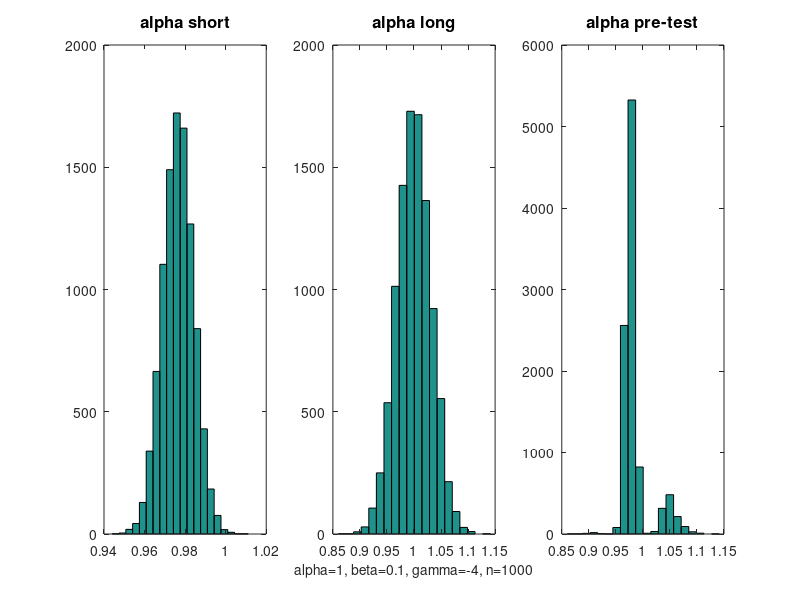

Reproduce this figure in MATLAB. (Note: a time limit stopped this script after it produced the figure.)
%% Econometric Notes - Matlab code
%  Matteo Courthoud
%  01/01/2017

%cd '/Users/macbook/Dropbox/Code/website/courses/econometrics/'
cd '/home/mcourt/Dropbox/Code/website/courses/econometrics/'
 



%% Lecture 1

% Set seed
rng(123)

% Set the number of observations
n = 100;

% Set the dimension of X
k = 2;

% Draw a sample of explanatory variables
X = rand(n, k);

% Draw the error term
sigma = 1;
e = randn(n,1)*sqrt(sigma);

% Set the parameters
b = [2; -1];

% Calculate the dependent variable
Y = X*b + e;

% Estimate beta
b_hat = inv(X'*X)*(X'*Y) % = 1.9020, -0.9305

% Equivalent but faster formulation
b_hat = (X'*X)\(X'*Y);

% Even faster (but less intuitive) formulation
b_hat = X\Y;

% Note that is generally not equivalent to Var(X)^-1 * Cov(X,y)...
Var_X = cov(X);
Cov_Xy = n/(n-1) * (mean(X .* Y) - mean(X).*mean(Y));
b_alternative = inv(Var_X) * Cov_Xy' % = 2.1525, -0.7384

% ...unless you include a constant
a = 3;
Y = a + X*b + e;
b_hat_1 = [ones(n,1), X]\Y % = 2.1525, -0.7384
Var_X = cov(X);
Cov_Xy = n/(n-1) * (mean(X .* Y) - mean(X).*mean(Y));
b_alternative = inv(Var_X) * Cov_Xy' % = 2.1525, -0.7384

% Predicted y
y_hat = X*b_hat;

% Residuals
e_hat = Y - X*b_hat;

% Projection matrix
P = X*inv(X'*X)*X';

% Annihilator matrix
M = eye(n) - P;

% Leverage
h = diag(P);

% Biased variance estimator 
sigma_hat = e_hat'*e_hat / n;

% Unbiased estimator 1
sigma_hat_2 = e_hat'*e_hat / (n-k);

% Unbiased estimator 2
sigma_hat_3 = mean( e_hat.^2 ./ (1-h) );

% R squared - uncentered
R2_uc = (y_hat'*y_hat)/ (Y'*Y);

% R squared
y_bar = mean(Y);
R2 = ((y_hat-y_bar)'*(y_hat-y_bar))/ ((Y-y_bar)'*(Y-y_bar));

% Ideal variance of the OLS estimator
var_b = sigma*inv(X'*X);

% Standard errors
std_b = sqrt(diag(var_b));



%% Lecture 2

% Set seed
rng(123)

% Homoskedastic standard errors
std_h = var(e_hat) * inv(X'*X);

% HC0 variance and standard errors
omega_hc0 = X' * diag(e_hat.^2) * X;
std_hc0 = sqrt(diag(inv(X'*X) * omega_hc0 * inv(X'*X))) % = 0.9195, 0.8631

% HC1 variance and standard errors
omega_hc1 = n/(n-k) * X' *  diag(e_hat.^2) * X;
std_hc1 = sqrt(diag(inv(X'*X) * omega_hc1 * inv(X'*X))) % = 0.9289, 0.8719

% HC2 variance and standard errors
omega_hc2 = X' * diag(e_hat.^2./(1-h)) * X;
std_hc2 = sqrt(diag(inv(X'*X) * omega_hc2 * inv(X'*X))) % = 0.9348, 0.8768

% HC3 variance and standard errors
omega_hc3 = X' * diag(e_hat.^2./(1-h).^2) * X;
std_hc3 = sqrt(diag(inv(X'*X) * omega_hc3 * inv(X'*X))) % = 0.9504, 0.8907

% Note what happens if you allow for full autocorrelation
omega_full = X'*e_hat*e_hat'*X;

% t-test for beta=0
t = abs(b_hat./(std_hc1));

% p-value
p_val = 1 - normcdf(t);

% F statistic of joint significance
SSR_u = e_hat'*e_hat;
SSR_r = Y'*Y;
F = (SSR_r - SSR_u)/k / (SSR_u/(n-k));

% 95% confidente intervals
conf_int = [b_hat - 1.96*std_hc1, b_hat + 1.96*std_hc1];



%% Lecture 3

% Set seed
rng(123)

% Set the dimension of Z
l = 3;

% Draw instruments
Z = randn(n,l);

% Correlation matrix for error terms
S = eye(2,2); S(1,2)=.8; S(2,1)=.8; 

% Endogenous X
gamma = [2, 0; 0, -1; -1, 3];
e = randn(n,2)*chol(S);
X = Z*gamma + e(:,1);

% Calculate Y
Y = X*b + e(:,2);

% Estimate beta OLS
beta_OLS = (X'*X)\(X'*Y) % = 2.1957, -0.9022

% IV: l=k=2 instruments
Z_IV = Z(:,1:k);
beta_IV = (Z_IV'*X)\(Z_IV'*Y) % = 2.1207, -1.3617

% Calculate standard errors
ehat = Y - X*beta_IV;
V_NHC_IV = var(ehat) * inv(Z_IV'*X)*Z_IV'*Z_IV*inv(Z_IV'*X);
V_HC0_IV = inv(Z_IV'*X)*Z_IV' * diag(ehat.^2) * Z_IV*inv(Z_IV'*X);

% 2SLS: l=3 instruments
Pz = Z*inv(Z'*Z)*Z';
beta_2SLS = (X'*Pz*X)\(X'*Pz*Y) % = 2.0723, -0.9628

% Calculate standard errors
ehat = Y - X*beta_2SLS;
V_NCH_2SLS = var(ehat) * inv(X'*Pz*X);
V_HC0_2SLS = inv(X'*Pz*X)*X'*Pz * diag(ehat.^2) *Pz*X*inv(X'*Pz*X);

% GMM 1-step: inefficient weighting matrix
W_1 = eye(l);

% Objective function
gmm_1 = @(b) ( Y - X*b )' * Z * W_1 *  Z' * ( Y - X*b );

% Estimate GMM
beta_gmm_1 = fminsearch(gmm_1, beta_OLS) % = 2.0763, -0.9548
ehat = Y - X*beta_gmm_1;

% Standard errors GMM
S_hat = Z'*diag(ehat.^2)*Z;
d_hat = -X'*Z;
V_gmm_1 = inv(d_hat * inv(S_hat) * d_hat');

% GMM 2-step: efficient weighting matrix
W_2 = inv(S_hat);
gmm_2 = @(b) ( Y - X*b )' * Z * W_2 *  Z' * ( Y - X*b );
beta_gmm_2 = fminsearch(gmm_2, beta_OLS) % = 2.0595, -0.9666

% Standard errors GMM
ehat = Y - X*beta_gmm_2;
S_hat = Z'*diag(ehat.^2)*Z;
d_hat = -X'*Z;
V_gmm_2 = inv(d_hat * inv(S_hat) * d_hat');



%% Lecture 5

% Set seed
rng(123)

% Define Model Parameters
n = 1000;
alpha = 1;
beta = .1;
gamma = -4;

% Set number of simulations
n_simulations = 10000;

% Preallocate simulation results
alpha_short = zeros(n_simulations,1);
alpha_long = zeros(n_simulations,1);
alpha_pretest = zeros(n_simulations,1);

% Loop over simulations
for sim = 1:n_simulations

    % Generate Data
    Z = randn(n,1);
    X = gamma*Z + randn(n,1);
    e = randn(n,1);
    Y = alpha*X+ beta*Z + e;
    
    % Alpha estimate from long regression
    alpha_short(sim) = inv(X'*X)*X'*Y;
    
    % Alpha estimate from long regression
    estimates_temp = inv([X,Z]'*[X,Z])*[X,Z]'*Y;
    alpha_long(sim) = estimates_temp(1);

    % Compute test statistic
    e = Y - [X,Z]*estimates_temp;
    t = estimates_temp(2)/sqrt(var(e)*([0,1]*inv([X,Z]'*[X,Z])*[0;1]));
    
    % Pick estimate depending on test statistic
    if abs(t)>1.96
        alpha_pretest(sim) = alpha_long(sim);
    else
        alpha_pretest(sim) = alpha_short(sim);
    end
end

% Plot results
figure
set(gcf,'position',[0,0,1000,500])
subplot(1,3,1)
hist(alpha_short, 20), title(['alpha short'],'fontsize',12)
subplot(1,3,2)
hist(alpha_long, 20), title(['alpha long'],'fontsize',12)
xlabel(['alpha=',num2str(alpha),', beta=',num2str(beta),', gamma=',num2str(gamma),', n=',num2str(n)], 'fontsize',10)
subplot(1,3,3)
hist(alpha_pretest, 20), title(['alpha pre-test'],'fontsize',12)
saveas(gcf,'figures/Fig_621.png')




% Sequence of sample sizes
n_sequence = [100,1000,10000,50000,100000];

% Initialize figure
figure
set(gcf,'position',[0,0,2000,1000])
n_fig = 1;

% Loop over data generating processes
for dgp=0:1
    for n=n_sequence
        for sim=1:n_simulations

            % Select beta according to dgp
            if dgp==0
                beta_n = beta;
            else
                beta_n = beta/sqrt(n)*sqrt(100);
            end

            % Generate Data
            Z = randn(n,1);
            X = gamma*Z + randn(n,1);
            e = randn(n,1);
            Y = alpha*X+ beta_n*Z + e;

            % Alpha estimate from long regression
            alpha_short(sim) = inv(X'*X)*X'*Y;

            % Alpha estimate from long regression
            estimates_temp = inv([X,Z]'*[X,Z])*[X,Z]'*Y;
            alpha_long(sim) = estimates_temp(1);

            % Compute test statistic
            e = Y - [X,Z]*estimates_temp;
            t = estimates_temp(2)/sqrt(var(e)*([0,1]*inv([X,Z]'*[X,Z])*[0;1]));

            % Pick estimate depending on test statistic
            if abs(t)>1.96
                alpha_pretest(sim) = alpha_long(sim);
            else
                alpha_pretest(sim) = alpha_short(sim);
            end
        end

        % Add subplot
        subplot(2,length(n_sequence),n_fig)
        hist((alpha_pretest-alpha)*sqrt(n/100), 12)
        title(['beta=',num2str(beta_n)],'fontsize',10)
        xlabel(['n=',num2str(n)], 'fontsize',10)
        n_fig = n_fig+1;

    end
end
saveas(gcf,'figures/Fig_624.png')
